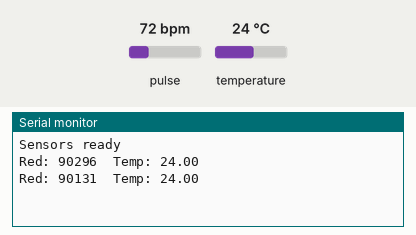
Bench run of a sketch on a simulated ESP32. Parts: the last lines printed to the serial monitor. The inputs (shaded band) are chosen by the test bench; at power-on: pulse 72 bpm, temperature 24 °C.

Above: at 1.8 s.
1.9 s: pulse set to 42 bpm
At 2.6 s:
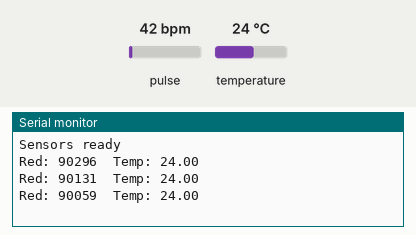
3.4 s: temperature set to 12 °C
At 4.3 s:
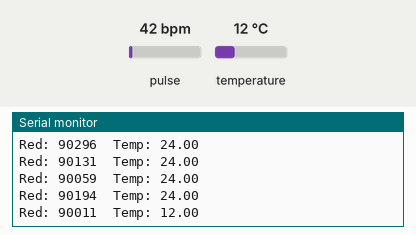
4.9 s: pulse set to 70 bpm
At 5.8 s:
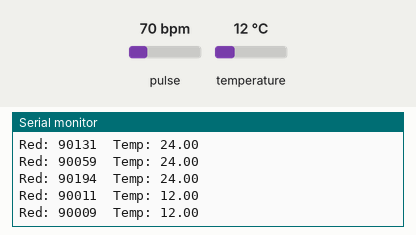
Timing chart, 0 to 7.9 s (numbered marks = the images above; inputs shaded):
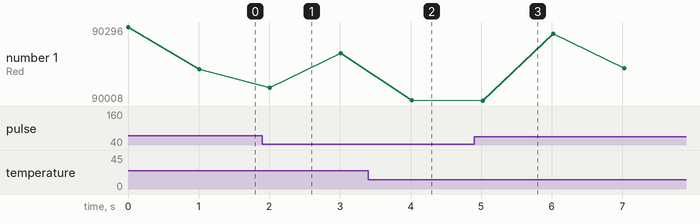

Measured:
- after the input at 1.9 s, the serial monitor: prints a new line after 0.11 s (image 1)
- after the input at 3.4 s, the serial monitor: prints a new line after 0.62 s (image 2)
- after the input at 4.9 s, the serial monitor: prints a new line after 0.12 s (image 3)
- plotted number 1: 90131 → 90194 after the input at 1.9 s, 90011 → 90245 after the input at 4.9 s

The sketch:

BMP280_sensor.ino
```cpp
#include <Wire.h>
#include "MAX30105.h"
#include <Adafruit_BMP280.h>

MAX30105 particleSensor;
Adafruit_BMP280 bmp;

// Create second I2C for BMP280
TwoWire I2C_BMP = TwoWire(1);

void setup() {
  Serial.begin(115200);

  // First I2C for MAX30105 (default SDA=21, SCL=22)
  Wire.begin(21, 22);
  if (!particleSensor.begin(Wire, I2C_SPEED_STANDARD)) {
    Serial.println("MAX30105 not found!");
    while (1);
  }

  // Second I2C for BMP280 (SDA=25, SCL=26)
  I2C_BMP.begin(25, 26, 100000);
  if (!bmp.begin(0x76, &I2C_BMP)) { // use second I2C instance
    Serial.println("BMP280 not found!");
    while (1);
  }

  Serial.println("Sensors ready");
}

void loop() {
  long redValue = particleSensor.getRed();
  float temp = bmp.readTemperature();

  Serial.print("Red: "); Serial.print(redValue);
  Serial.print("  Temp: "); Serial.println(temp);
  delay(1000);
}
```
